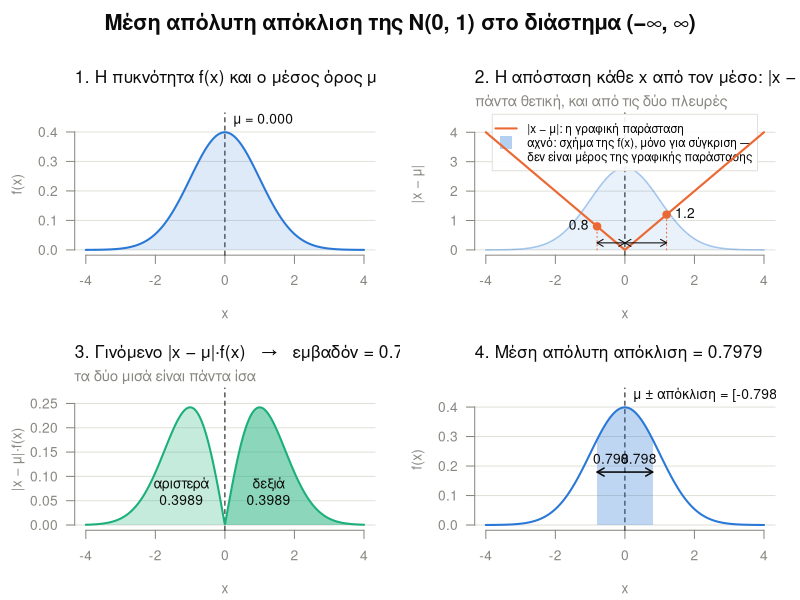
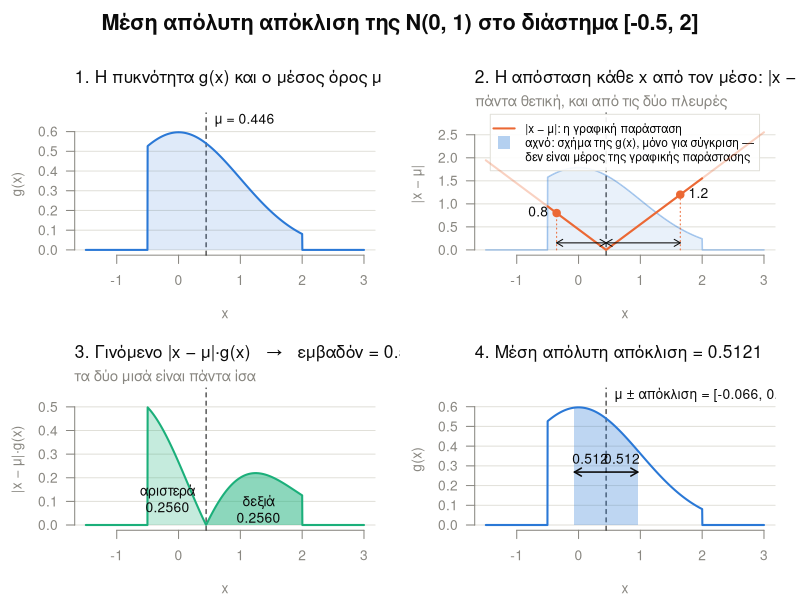
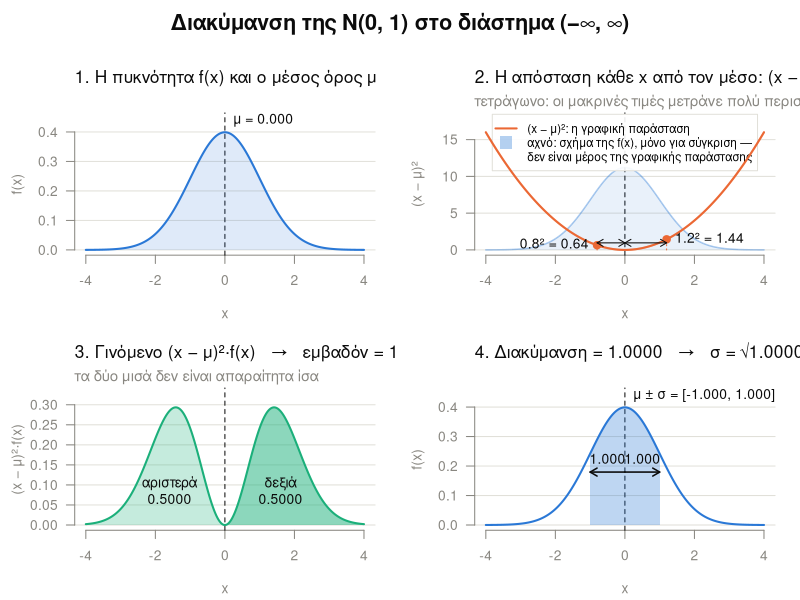
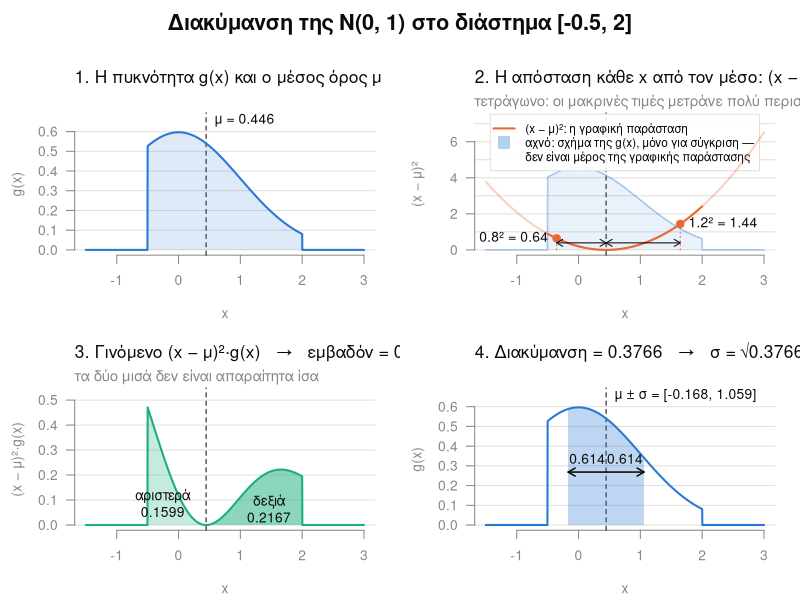
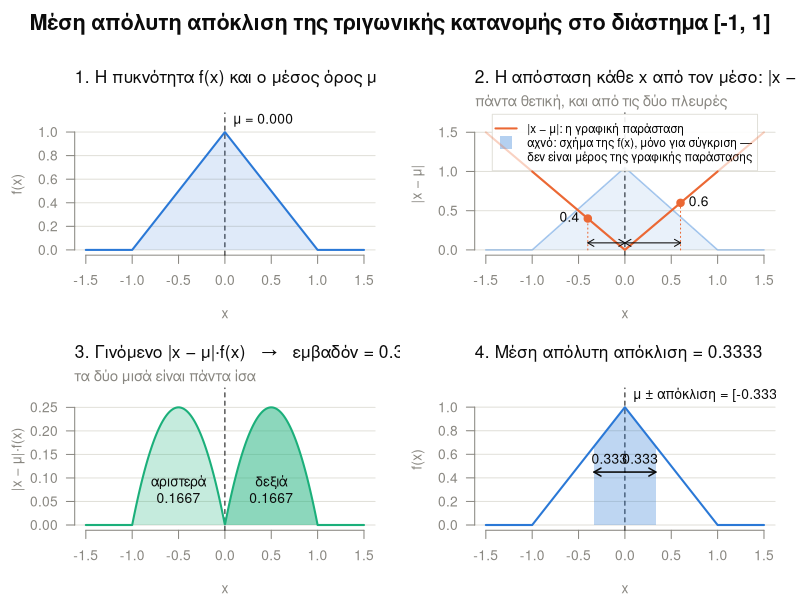

These charts were generated, in order, by the following R code:
# Οπτικοποίηση της μέσης απόλυτης απόκλισης και της διακύμανσης, βήμα-βήμα:
#   1. η πυκνότητα f(x) και ο μέσος όρος μ
#   2. η «απόσταση» κάθε x από τον μέσο: |x − μ|  ή  (x − μ)²
#   3. το γινόμενο απόσταση·f(x) — το εμβαδόν του είναι το ζητούμενο μέτρο
#   4. το αποτέλεσμα πάνω στην κατανομή

# Συνάρτηση πυκνότητας πιθανότητας της N(0, 1)
f <- function(x) (1 / sqrt(2 * pi)) * exp(-x^2 / 2)

# Χρώματα
col_ink   <- "#0b0b0b"
col_muted <- "#898781"
col_grid  <- "#e1e0d9"
col_dens  <- "#2a78d6"   # πυκνότητα
col_dist  <- "#eb6834"   # απόσταση
col_prod  <- "#1baf7a"   # γινόμενο απόσταση·f(x)
fade <- function(col, a) adjustcolor(col, alpha.f = a)

fmt_bound <- function(v) if (is.infinite(v)) ifelse(v < 0, "−∞", "∞") else format(v)

# Γεμίζει το εμβαδόν κάτω από την fun στο [from, to]
shade <- function(fun, from, to, col) {
  xs <- seq(from, to, length.out = 300)
  polygon(c(from, xs, to), c(0, fun(xs), 0), col = col, border = NA)
}

# Τα δύο μέτρα διασποράς: τι «απόσταση» χρησιμοποιούν και πώς περιγράφονται
measures <- list(
  mad = list(
    name     = "Μέση απόλυτη απόκλιση",
    dist     = function(d) abs(d),
    dist_lab = "|x − μ|",
    ex_lab   = function(d) sprintf("%.1f", d),
    note2    = "πάντα θετική, και από τις δύο πλευρές",
    note3    = "τα δύο μισά είναι πάντα ίσα",
    width    = function(v) v,          # πόσο απλώνεται η ζώνη γύρω από το μ
    title4   = function(v) sprintf("4. Μέση απόλυτη απόκλιση = %.4f", v),
    band_lab = "μ ± απόκλιση"
  ),
  var = list(
    name     = "Διακύμανση",
    dist     = function(d) d^2,
    dist_lab = "(x − μ)²",
    ex_lab   = function(d) sprintf("%.1f² = %.2f", d, d^2),
    note2    = "τετράγωνο: οι μακρινές τιμές μετράνε πολύ περισσότερο",
    note3    = "τα δύο μισά δεν είναι απαραίτητα ίσα",
    width    = sqrt,                   # τυπική απόκλιση σ = √διακύμανση
    title4   = function(v) sprintf("4. Διακύμανση = %.4f   →   σ = √%.4f = %.4f", v, v, sqrt(v)),
    band_lab = "μ ± σ"
  )
)

# dens:      η συνάρτηση πυκνότητας (αν το εμβαδόν της στο [a, b] δεν είναι 1, κανονικοποιείται)
# dens_name: πώς αναφέρεται στον τίτλο
# examples:  αποστάσεις από το μ για τα δύο σημεία-παραδείγματα του βήματος 2
# dens_lab:  πώς λέγεται η πυκνότητα στις ετικέτες: f(x), ή g(x) όταν κανονικοποιείται σε διάστημα
visualize_spread <- function(kind, a, b, xlim, file, dens = f, dens_name = "της N(0, 1)",
                             examples = c(-0.8, 1.2), dens_lab = "f(x)") {
  m <- measures[[kind]]

  # Υπολογισμοί με ολοκληρώματα (όπως στα προηγούμενα scripts)
  Z   <- integrate(dens, a, b)$value
  g   <- function(x) ifelse(x >= a & x <= b, dens(x) / Z, 0)
  mu  <- integrate(function(x) x * g(x), a, b)$value
  h   <- function(x) m$dist(x - mu) * g(x)
  left  <- integrate(h, a, mu)$value   # συνεισφορά των x < μ
  right <- integrate(h, mu, b)$value   # συνεισφορά των x > μ
  value <- left + right
  w     <- m$width(value)

  lo <- max(a, xlim[1]); hi <- min(b, xlim[2])   # ορατό κομμάτι του [a, b]
  x  <- sort(c(seq(xlim[1], xlim[2], length.out = 800), lo, hi))

  # Κοινό πλαίσιο για κάθε πάνελ
  panel <- function(y_max, title, ylab, note = NULL) {
    plot(NA, xlim = xlim, ylim = c(0, y_max * 1.12), axes = FALSE,
         xlab = "x", ylab = ylab, main = "")
    title(main = title, adj = 0, line = 1.8, font.main = 1, cex.main = 1.25, col.main = col_ink)
    if (!is.null(note)) mtext(note, side = 3, line = 0.2, adj = 0, cex = 0.9, col = col_muted)
    abline(h = pretty(c(0, y_max)), col = col_grid)
    axis(1, col = col_muted, col.axis = col_muted)
    axis(2, las = 1, col = col_muted, col.axis = col_muted)
    abline(v = mu, col = col_ink, lty = 2)
  }

  png(file, width = 1500, height = 1050, res = 110)
  par(mfrow = c(2, 2), mar = c(4.2, 4.5, 3.8, 1.5), oma = c(0, 0, 3, 0),
      col.lab = col_muted)

  # 1. Πυκνότητα και μέσος όρος
  y1 <- max(g(x))
  panel(y1, sprintf("1. Η πυκνότητα %s και ο μέσος όρος μ", dens_lab), dens_lab)
  shade(g, lo, hi, fade(col_dens, 0.15))
  lines(x, g(x), col = col_dens, lwd = 2)
  text(mu, y1 * 1.1, sprintf("μ = %.3f", mu), pos = 4, col = col_ink)

  # 2. Απόσταση από τον μέσο όρο
  y2 <- max(m$dist(xlim - mu))
  panel(y2, sprintf("2. Η απόσταση κάθε x από τον μέσο: %s", m$dist_lab), m$dist_lab, m$note2)
  # Αχνά από πίσω το σχήμα της g(x), για να φαίνεται ποιες αποστάσεις θα «ζυγίσουν»
  # στο βήμα 3. Μόνο το σχήμα: ο άξονας y εδώ μετράει απόσταση, όχι πυκνότητα.
  s  <- 0.7 * y2 / y1
  polygon(c(x[1], x, x[length(x)]), c(0, g(x) * s, 0), col = fade(col_dens, 0.1), border = NA)
  lines(x, g(x) * s, col = fade(col_dens, 0.4), lwd = 1.5)
  legend("top", inset = 0.01, cex = 0.85, bg = fade("white", 0.9), box.col = col_grid,
         legend = c(sprintf("%s: η γραφική παράσταση", m$dist_lab),
                    sprintf("αχνό: σχήμα της %s, μόνο για σύγκριση —", dens_lab),
                    "δεν είναι μέρος της γραφικής παράστασης"),
         col = c(col_dist, fade(col_dens, 0.35), NA),
         lty = c(1, NA, NA), lwd = c(2, NA, NA), pch = c(NA, 15, NA), pt.cex = 2)
  xin <- x[x >= lo & x <= hi]
  lines(x, m$dist(x - mu), col = fade(col_dist, 0.3), lwd = 2)   # εκτός [a, b]: δεν μετράει
  lines(xin, m$dist(xin - mu), col = col_dist, lwd = 2)
  for (x0 in mu + examples) {
    d <- abs(x0 - mu)
    segments(x0, 0, x0, m$dist(d), col = col_dist, lty = 3)
    points(x0, m$dist(d), pch = 19, col = col_dist, cex = 1.2)
    arrows(mu, 0.06 * y2, x0, 0.06 * y2, code = 3, length = 0.07, col = col_ink)
    text(x0, m$dist(d), m$ex_lab(d), pos = if (x0 < mu) 2 else 4, col = col_ink)
  }

  # 3. Γινόμενο: κάθε απόσταση ζυγισμένη με την πυκνότητα
  y3 <- max(h(x))
  panel(y3, sprintf("3. Γινόμενο %s·%s   →   εμβαδόν = %.4f", m$dist_lab, dens_lab, value),
        sprintf("%s·%s", m$dist_lab, dens_lab), m$note3)
  shade(h, lo, mu, fade(col_prod, 0.25))
  shade(h, mu, hi, fade(col_prod, 0.5))
  lines(x, h(x), col = col_prod, lwd = 2)
  cx_left  <- integrate(function(x) x * h(x), a, mu)$value / left
  cx_right <- integrate(function(x) x * h(x), mu, b)$value / right
  text(cx_left,  0.3 * h(cx_left),  sprintf("αριστερά\n%.4f", left),  col = col_ink)
  text(cx_right, 0.3 * h(cx_right), sprintf("δεξιά\n%.4f",    right), col = col_ink)

  # 4. Το αποτέλεσμα πάνω στην κατανομή
  panel(y1, m$title4(value), dens_lab)
  shade(g, max(mu - w, lo), min(mu + w, hi), fade(col_dens, 0.3))
  lines(x, g(x), col = col_dens, lwd = 2)
  arrows(mu, y1 * 0.45, mu - w, y1 * 0.45, length = 0.08, col = col_ink, lwd = 1.5)
  arrows(mu, y1 * 0.45, mu + w, y1 * 0.45, length = 0.08, col = col_ink, lwd = 1.5)
  text(mu - w / 2, y1 * 0.45, sprintf("%.3f", w), pos = 3, col = col_ink)
  text(mu + w / 2, y1 * 0.45, sprintf("%.3f", w), pos = 3, col = col_ink)
  text(mu, y1 * 1.1, sprintf("%s = [%.3f, %.3f]", m$band_lab, mu - w, mu + w),
       pos = 4, col = col_ink)

  interval <- sprintf("%s%s, %s%s", if (is.infinite(a)) "(" else "[", fmt_bound(a),
                      fmt_bound(b), if (is.infinite(b)) ")" else "]")
  mtext(sprintf("%s %s στο διάστημα %s", m$name, dens_name, interval),
        outer = TRUE, line = 1, cex = 1.3, font = 2, col = col_ink)
  invisible(dev.off())
  cat(sprintf("%s %s: μ = %.6f, αριστερά = %.6f, δεξιά = %.6f, σύνολο = %.6f → %s\n",
              m$name, interval, mu, left, right, value, file))
}

# Ολόκληρη η κατανομή και το διάστημα [-0.5, 2] του δεύτερου παραδείγματος
visualize_spread("mad", -Inf, Inf, xlim = c(-4, 4),   file = "mad_steps_full.png")
visualize_spread("mad", -0.5,  2,  xlim = c(-1.5, 3), file = "mad_steps_interval.png", dens_lab = "g(x)")
visualize_spread("var", -Inf, Inf, xlim = c(-4, 4),   file = "var_steps_full.png")
visualize_spread("var", -0.5,  2,  xlim = c(-1.5, 3), file = "var_steps_interval.png", dens_lab = "g(x)")

# Τριγωνική κατανομή: ισοσκελές τρίγωνο με κορυφή στο 0, από το -1 έως το +1.
# f(x) = 1 − |x|  — εμβαδόν = βάση·ύψος/2 = 2·1/2 = 1, άρα είναι ήδη πυκνότητα.
triangle <- function(x) pmax(1 - abs(x), 0)
visualize_spread("mad", -1, 1, xlim = c(-1.5, 1.5), file = "mad_steps_triangle.png",
                 dens = triangle, dens_name = "της τριγωνικής κατανομής",
                 examples = c(-0.4, 0.6))
